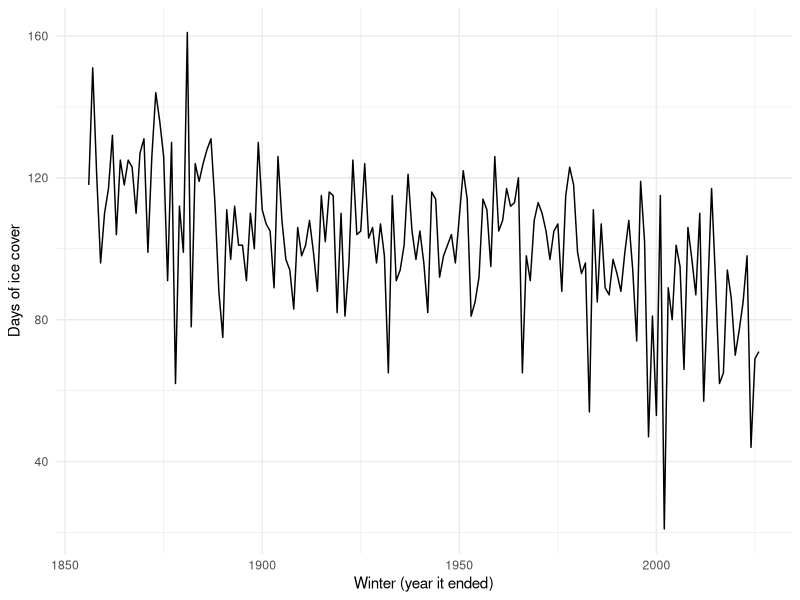

Here is the R script that generated this plot:
## ---- chunk 1
#| label: setup
#| include: false

library(tidyverse)
ice <- read_csv(here::here("data/mendota_ice.csv"), show_col_types = FALSE)
mean_1800s <- ice |> filter(year < 1900) |> pull(ice_days) |> mean() |> round()
mean_recent <- ice |> filter(year >= 2000) |> pull(ice_days) |> mean() |> round()
## ---- chunk 2
#| label: ice_plot
#| echo: false
#| fig-width: 8
#| fig-height: 4

ice |>
  ggplot(aes(x = year, y = ice_days)) +
  geom_line() +
  labs(x = "Winter (year it ended)", y = "Days of ice cover") +
  theme_minimal()
